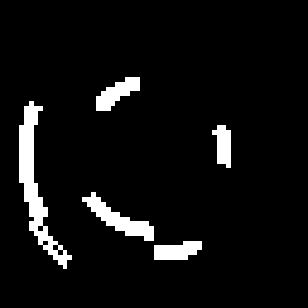
#> input picture mask.png, 308 x 308 px
$ python ds_masked.py
#> lines starting #> are read from the running program, lines starting #| are printed output that depends on the picture; after the words box and inside, x2 and y2 are one past the last pixel; in counts of white or black regions, pixels touching at a corner belong together
import numpy as np
from scipy import ndimage
import matplotlib.pyplot as plt
import os
from PIL import Image

def fft(f):
    return np.fft.fftshift(np.fft.fft2(np.fft.fftshift(f)))

def ifft(f):
    return np.fft.fftshift(np.fft.ifft2(np.fft.fftshift(f)))

# [9 lines left out: function insert, not called in this run]

# Load mask only once
mask_img = Image.open("mask.png").convert("L")
#> mask_img: PIL image 308x308 L; 5.9% white; 5 white regions, box (x1, y1, x2, y2) and area: (19, 101, 72, 269) 2419, (82, 192, 154, 241) 1156, (96, 77, 140, 111) 771, (154, 241, 202, 260) 701, (212, 125, 231, 168) 566
mask_img = mask_img.resize((64, 64), Image.NEAREST)
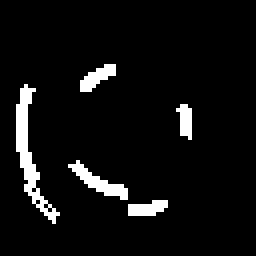
#> mask_img: PIL image 64x64 L (shown 4 times larger); 5.9% white; 5 white regions, box (x1, y1, x2, y2) and area: (4, 21, 15, 56) 104, (17, 40, 32, 50) 49, (20, 16, 29, 23) 33, (32, 50, 42, 54) 30, (44, 26, 48, 35) 25
mask = np.array(mask_img) / 255.0
mask = (mask > 0.5).astype(float)

# [36 lines left out: function smaller, not called in this run]

# Create output directories if they don't exist
os.makedirs("target", exist_ok=True)
os.makedirs("absolutes", exist_ok=True)
os.makedirs("fouriers", exist_ok=True)

M = 64
rotation_angles = [45, 90, 135, 180]
for n in range(1, 5):
    if n in (61, 73, 82, 104, 105, 121, 123, 144, 170, 186, 205, 208, 211):
        continue
    try:
        img = plt.imread('galaxies/galaxy_' + str(n).zfill(3) + '.jpg')
    except FileNotFoundError:
        print(f"Image {n} not found. Skipping.")
        continue

    for ang in rotation_angles:
        gray, fou, fou_2 = smaller(img, M, ang)
        suffix = f"{str(n).zfill(3)}_{ang}"

        # Save individual figures
        fig, ax = plt.subplots()
        ax.imshow(gray, cmap='gray')
        ax.set_title(f'{n}_{ang}')
        ax.axis('off')
        fig.savefig(f'target/gal_{suffix}.png', bbox_inches='tight')
        plt.close(fig)

        fig, ax = plt.subplots()
        ax.imshow(abs(fou) ** (1 / 4), cmap='gray')
        ax.axis('off')
        fig.savefig(f'absolutes/abs_gal_{suffix}.png', bbox_inches='tight')
        plt.close(fig)

        fig, ax = plt.subplots()
        ax.imshow(fou_2.real, cmap='coolwarm')
        ax.axis('off')
        fig.savefig(f'fouriers/real_gal_{suffix}.png', bbox_inches='tight')
        plt.close(fig)

        fig, ax = plt.subplots()
        ax.imshow(fou_2.imag, cmap='coolwarm')
        ax.axis('off')
        fig.savefig(f'fouriers/imag_gal_{suffix}.png', bbox_inches='tight')
        plt.close(fig)
